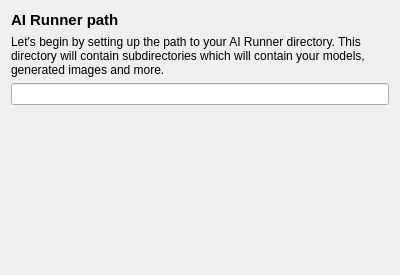
<?xml version="1.0" encoding="UTF-8"?>
<ui version="4.0">
 <class>PathSettings</class>
 <widget class="QWidget" name="PathSettings">
  <property name="geometry">
   <rect>
    <x>0</x>
    <y>0</y>
    <width>400</width>
    <height>275</height>
   </rect>
  </property>
  <property name="windowTitle">
   <string>Form</string>
  </property>
  <layout class="QGridLayout" name="gridLayout">
   <item row="0" column="0">
    <widget class="QLabel" name="label">
     <property name="font">
      <font>
       <pointsize>11</pointsize>
       <bold>true</bold>
      </font>
     </property>
     <property name="text">
      <string>AI Runner path</string>
     </property>
    </widget>
   </item>
   <item row="1" column="0">
    <widget class="QLabel" name="label_2">
     <property name="text">
      <string>Let's begin by setting up the path to your AI Runner directory. This directory will contain subdirectories which will contain your models, generated images and more.</string>
     </property>
     <property name="alignment">
      <set>Qt::AlignLeading|Qt::AlignLeft|Qt::AlignTop</set>
     </property>
     <property name="wordWrap">
      <bool>true</bool>
     </property>
    </widget>
   </item>
   <item row="2" column="0">
    <widget class="QLineEdit" name="base_path"/>
   </item>
   <item row="3" column="0">
    <spacer name="verticalSpacer">
     <property name="orientation">
      <enum>Qt::Vertical</enum>
     </property>
     <property name="sizeHint" stdset="0">
      <size>
       <width>20</width>
       <height>139</height>
      </size>
     </property>
    </spacer>
   </item>
  </layout>
 </widget>
 <resources/>
 <connections/>
</ui>
